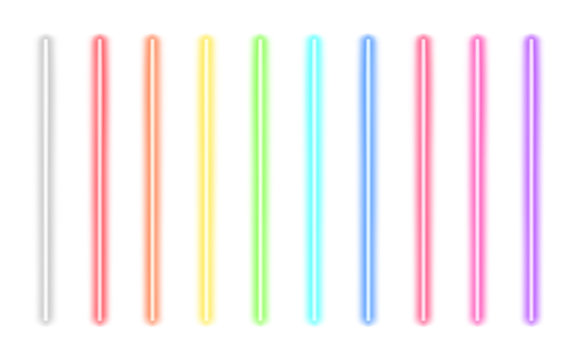
#> input picture opencv_toolkit/ex_img.jpg, 576 x 360 px, found by its file name
$ python color_detection.py
#> lines starting #> are read from the running program, lines starting #| are printed output that depends on the picture; after the words box and inside, x2 and y2 are one past the last pixel; in counts of white or black regions, pixels touching at a corner belong together
import numpy as np
import cv2

# Read in the image
image = cv2.imread("C:/Users/anshs/csro/opencv_toolkit/ex_img.jpg")
#> image is the input picture: shape (360, 576, 3); mean B, G, R 242, 241.2, 246.6

# Convert image to hue-saturation-value from RGB
hsv_image = cv2.cvtColor(image, cv2.COLOR_BGR2HSV)
#> hsv_image: shape (360, 576, 3); mean H, S, V 38.1, 21.3, 253.9

# Define lower and upper limits for different colors
color_ranges = {
    'pink': (np.array([142, 10, 20]), np.array([162, 255, 255])),
    'yellow': (np.array([25, 10, 20]), np.array([45, 255, 255])),
    'blue': (np.array([85, 10, 20]), np.array([97, 255, 255]))
}

# Iterate over color ranges
for color, (lower_limit, upper_limit) in color_ranges.items():
    # Create a mask for the specified color range
    mask = cv2.inRange(hsv_image, lower_limit, upper_limit)

    # Find contours in the mask
    contours, _ = cv2.findContours(mask, cv2.RETR_EXTERNAL, cv2.CHAIN_APPROX_SIMPLE)

    # Iterate over all contours for this color
    for contour in contours:
        # Compute the bounding box of the contour
        x, y, w, h = cv2.boundingRect(contour)

        if w>10:
            # Draw a bounding box around the contour (color specified)
            if color == 'pink':
                box_color = (147, 20, 255)  # pink color
            elif color == 'yellow':
                box_color = (0, 255, 255)   # yellow color
            elif color == 'blue':
                box_color = (255, 0, 0)     # blue color
            cv2.rectangle(image, (x, y), (x + w, y + h), box_color, 2)
#> this loop made 3 passes
#> pass 1, `mask = cv2.inRange(hsv_image, lower_limit, upper_limit)`:
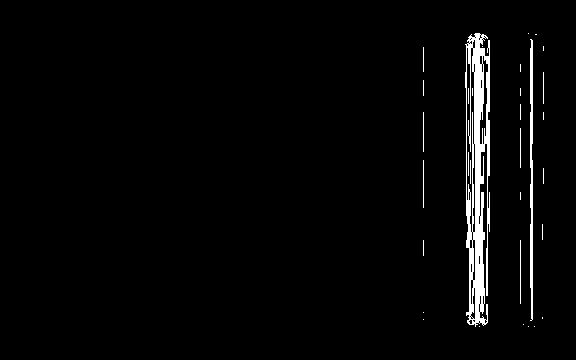
#> mask: shape (360, 576); 2.6% white; 32 white regions (22 under 20 px), largest, box (x1, y1, x2, y2) and area: (465, 33, 490, 327) 4287, (530, 39, 533, 321) 747, (520, 240, 521, 304) 64
#> pass 2, `mask = cv2.inRange(hsv_image, lower_limit, upper_limit)`:
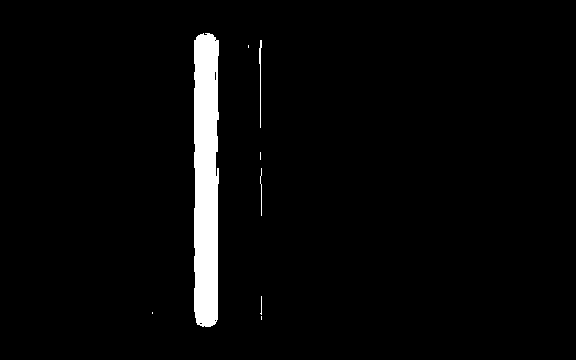
#> mask: shape (360, 576); 3.4% white; 8 white regions (4 under 20 px), largest, box (x1, y1, x2, y2) and area: (194, 33, 219, 327) 6823, (259, 40, 262, 128) 112, (260, 168, 262, 216) 48, (260, 296, 262, 315) 20
#> pass 3, `mask = cv2.inRange(hsv_image, lower_limit, upper_limit)`:
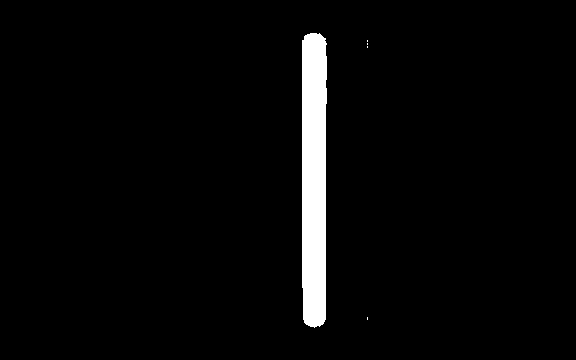
#> mask: shape (360, 576); 3.4% white; 5 white regions (4 under 20 px), largest, box (x1, y1, x2, y2) and area: (302, 33, 327, 328) 6971
#> after the loop:
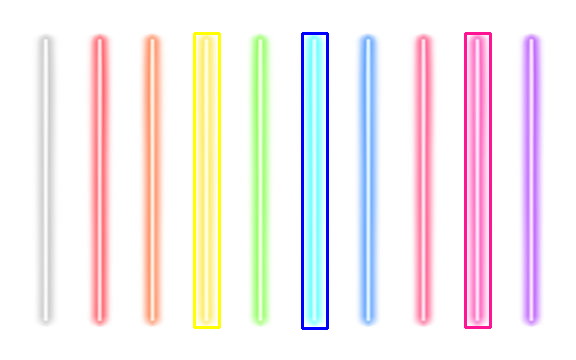
#> image: shape (360, 576, 3); 2.77% of pixels changed, all inside (x1, y1, x2, y2) = (193, 32, 492, 330)

# Display the image with bounding boxes
cv2.imshow('image', image)
cv2.waitKey(0)
